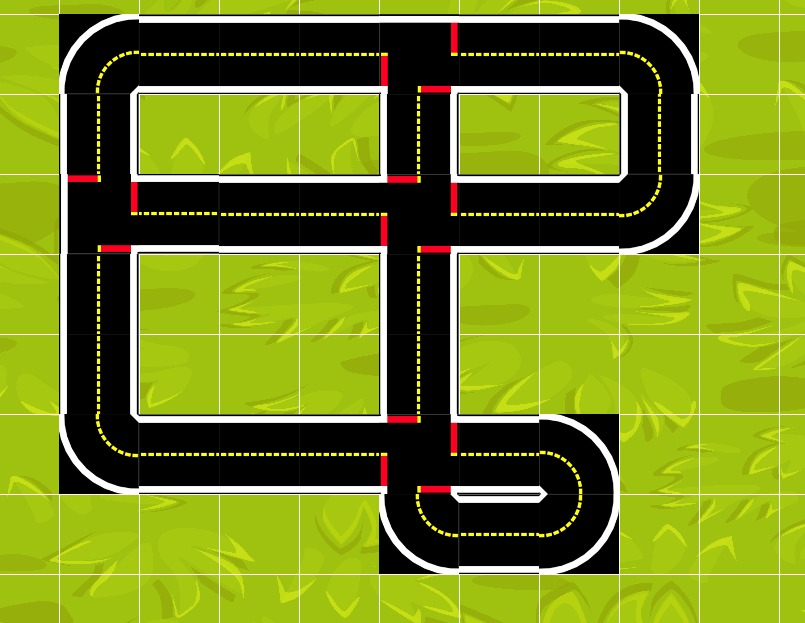
#> input picture graph_drawer/assets/try5.jpg, 805 x 623 px
$ python hsvFinder.py
#> lines starting #> are read from the running program, lines starting #| are printed output that depends on the picture; after the words box and inside, x2 and y2 are one past the last pixel; in counts of white or black regions, pixels touching at a corner belong together
# Source - https://stackoverflow.com/a
# Posted by nathancy, modified by community. See post 'Timeline' for change history
# Retrieved 2026-01-07, License - CC BY-SA 4.0

import cv2
import sys
import numpy as np

def nothing(x):
    pass

# Create a window
cv2.namedWindow('image')

# create trackbars for color change
cv2.createTrackbar('HMin','image',0,179,nothing) # Hue is from 0-179 for Opencv
#> slider 'HMin' is set to 35
cv2.createTrackbar('SMin','image',0,255,nothing)
#> slider 'SMin' is set to 51
cv2.createTrackbar('VMin','image',0,255,nothing)
#> slider 'VMin' is set to 51
cv2.createTrackbar('HMax','image',0,179,nothing)
#> slider 'HMax' is set to 179
cv2.createTrackbar('SMax','image',0,255,nothing)
#> slider 'SMax' is set to 255
cv2.createTrackbar('VMax','image',0,255,nothing)
#> slider 'VMax' is set to 255

# Set default value for MAX HSV trackbars.
cv2.setTrackbarPos('HMax', 'image', 179)
cv2.setTrackbarPos('SMax', 'image', 255)
cv2.setTrackbarPos('VMax', 'image', 255)

# Initialize to check if HSV min/max value changes
hMin = sMin = vMin = hMax = sMax = vMax = 0
phMin = psMin = pvMin = phMax = psMax = pvMax = 0

img = cv2.imread('assets/try5.jpg')
#> img is the input picture: shape (623, 805, 3); mean B, G, R 30.4, 132.3, 115.3
output = img
waitTime = 33

while(1):

    # get current positions of all trackbars
    hMin = cv2.getTrackbarPos('HMin','image')
    sMin = cv2.getTrackbarPos('SMin','image')
    vMin = cv2.getTrackbarPos('VMin','image')

    hMax = cv2.getTrackbarPos('HMax','image')
    sMax = cv2.getTrackbarPos('SMax','image')
    vMax = cv2.getTrackbarPos('VMax','image')

    # Set minimum and max HSV values to display
    lower = np.array([hMin, sMin, vMin])
    upper = np.array([hMax, sMax, vMax])

    # Create HSV Image and threshold into a range.
    hsv = cv2.cvtColor(img, cv2.COLOR_BGR2HSV)
#> hsv: shape (623, 805, 3); mean H, S, V 30.4, 160.5, 133.9
    mask = cv2.inRange(hsv, lower, upper)
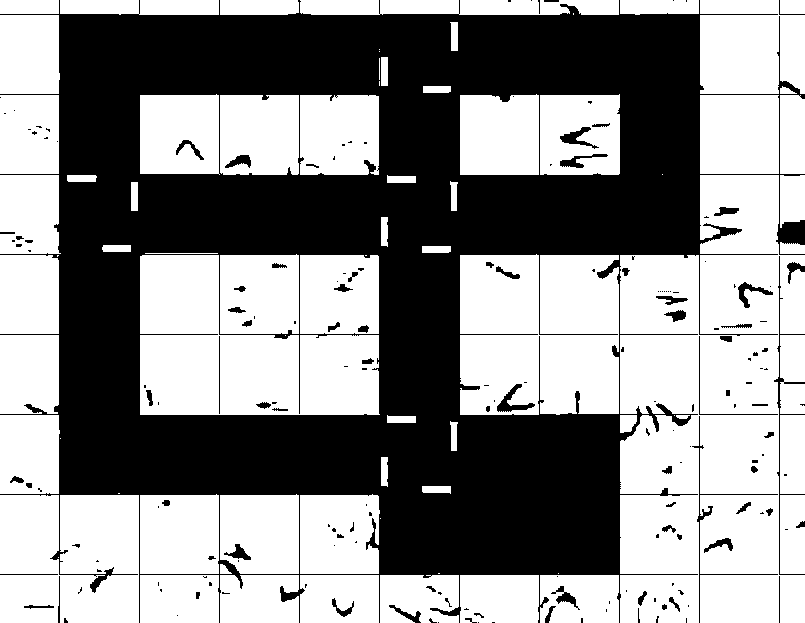
#> mask: shape (623, 805); 55.3% white; 188 black regions (114 under 20 px), largest, box (x1, y1, x2, y2) and area: (0, 0, 805, 623) 216901, (774, 256, 805, 575) 545, (692, 416, 778, 623) 466
    output = cv2.bitwise_and(img,img, mask= mask)
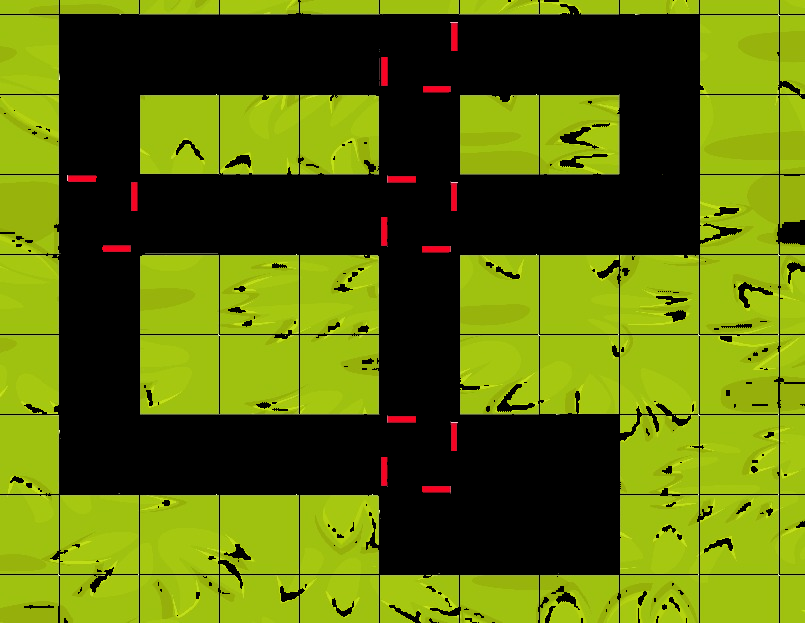
#> output: shape (623, 805, 3); mean B, G, R 10.2, 105.6, 88.9

    # Print if there is a change in HSV value
    if( (phMin != hMin) | (psMin != sMin) | (pvMin != vMin) | (phMax != hMax) | (psMax != sMax) | (pvMax != vMax) ):
        print("(hMin = %d , sMin = %d, vMin = %d), (hMax = %d , sMax = %d, vMax = %d)" % (hMin , sMin , vMin, hMax, sMax , vMax))
        phMin = hMin
        psMin = sMin
        pvMin = vMin
        phMax = hMax
        psMax = sMax
        pvMax = vMax

    # Display output image
    cv2.imshow('image',output)

    # Wait longer to prevent freeze for videos.
    if cv2.waitKey(waitTime) & 0xFF == ord('q'):
#> (key q is pressed here)
        break

cv2.destroyAllWindows()

$ run again, with graph_drawer/assets/try3.jpg copied over graph_drawer/assets/try5.jpg
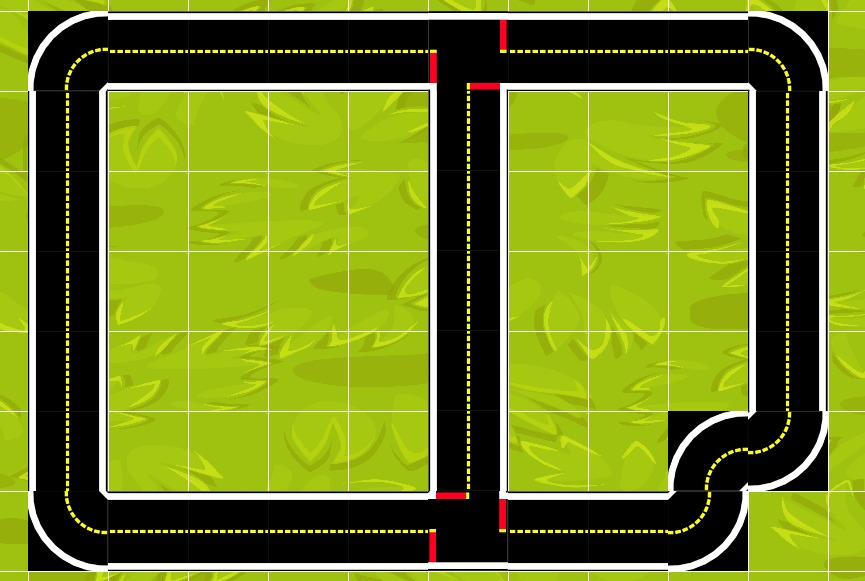
#> input picture graph_drawer/assets/try3.jpg, 865 x 581 px
#> img is the input picture: shape (581, 865, 3); mean B, G, R 32.1, 130.1, 113.1
#> hsv: shape (581, 865, 3); mean H, S, V 29.7, 154.1, 130.9
#> `mask = cv2.inRange(hsv, lower, upper)`:
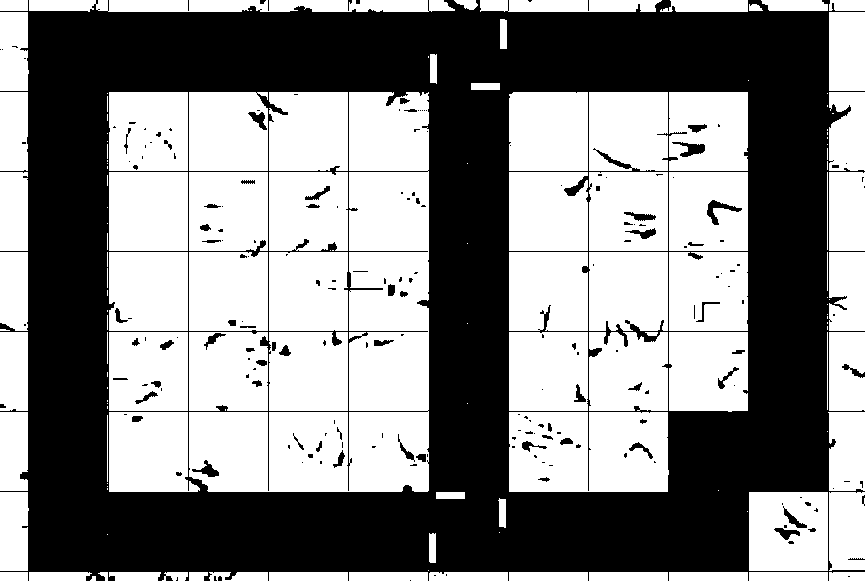
#> mask: shape (581, 865); 52.6% white; 208 black regions (139 under 20 px), largest, box (x1, y1, x2, y2) and area: (0, 0, 865, 581) 232711, (707, 200, 742, 225) 272, (672, 142, 705, 157) 240
#> `output = cv2.bitwise_and(img,img, mask= mask)`:
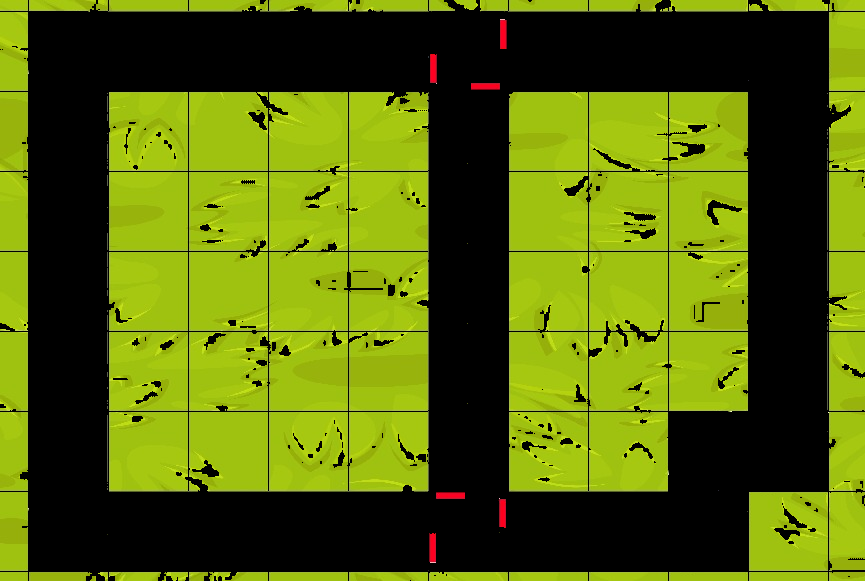
#> output: shape (581, 865, 3); mean B, G, R 9.8, 101, 84.5
